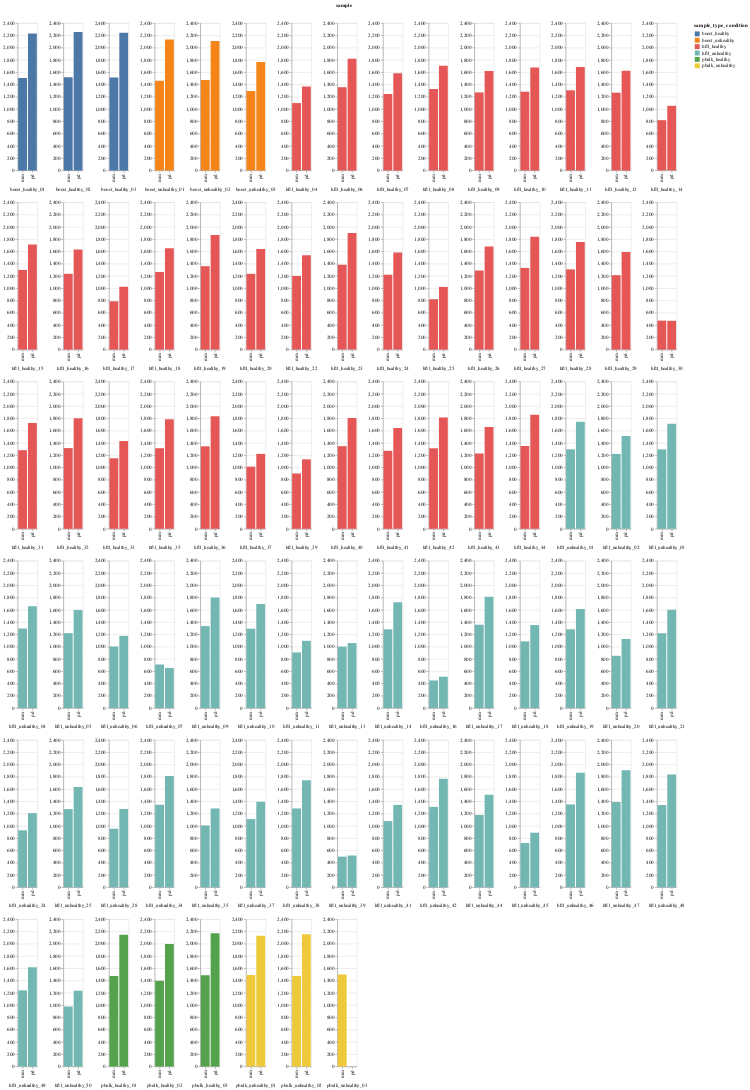

Notebook source saved alongside this figure:
### Code cell
oscutils.make_proteins_counts_plot(quant_or_found="quant", clean=True)

### Figure 1 — Vega-Lite specification as saved in the notebook (floating-point values rounded to 4 significant figures; data arrays with more than 128 entries replaced by an {"elided": "..."} marker saying what was removed)
{"config": {"view": {"continuousWidth": 300, "continuousHeight": 300}, "facet": {"spacing": 0}}, "data": {"name": "data-ce246284b87a2ff6b20c64485d6e1a20"}, "facet": {"field": "sample", "header": {"labelOrient": "bottom"}, "type": "nominal"}, "spec": {"mark": {"type": "bar"}, "encoding": {"color": {"field": "sample_type_condition", "type": "nominal"}, "x": {"axis": {"title": " ", "titleY": -320}, "field": "software", "type": "nominal"}, "y": {"axis": {"title": null}, "field": "quant_proteins_count", "type": "quantitative"}}}, "columns": 15, "resolve": {"axis": {"x": "independent", "y": "independent"}}, "$schema": "https://vega.github.io/schema/vega-lite/v5.8.0.json", "datasets": {"data-ce246284b87a2ff6b20c64485d6e1a20": {"elided": "166 records"}}}
